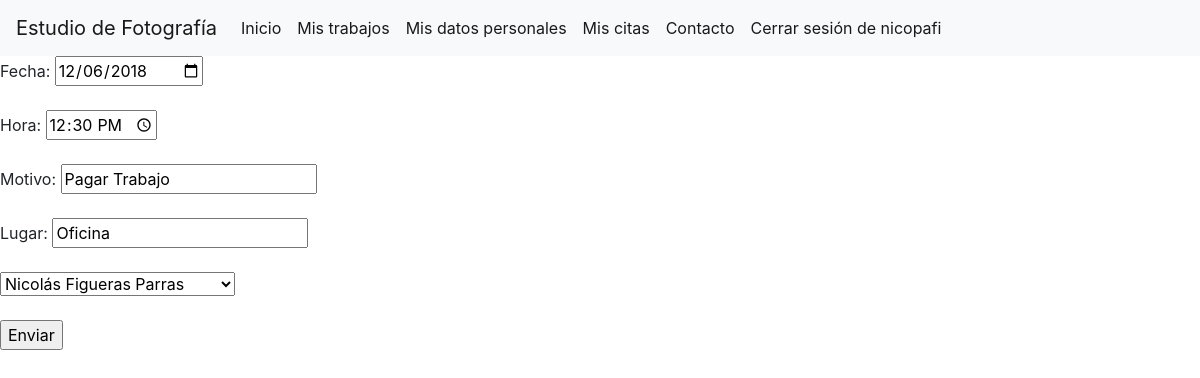
The app's page /Citas/modificaCita.php?id=2 (signed in) with its own data.
### tables this page shows
CREATE TABLE `citas` (
  `id` bigint(20) UNSIGNED NOT NULL,
  `fecha` date NOT NULL,
  `hora` varchar(5) NOT NULL,
  `motivo` varchar(200) NOT NULL,
  `lugar` varchar(35) NOT NULL,
  `id_cliente` bigint(20) NOT NULL
);

CREATE TABLE `clientes` (
  `id` bigint(20) UNSIGNED NOT NULL,
  `nombre` varchar(15) NOT NULL,
  `apellidos` varchar(20) NOT NULL,
  `direccion` varchar(50) NOT NULL,
  `telefono1` varchar(9) NOT NULL,
  `telefono2` varchar(9) DEFAULT NULL,
  `nick` varchar(15) NOT NULL,
  `contraseña` varchar(20) NOT NULL
);

### Citas/modificaCita.php (the view, shortened to what this page needs)
<!DOCTYPE html>
<html>
    <head>
    </head>
    <body>
        <?php
            if(isset($_COOKIE['sesion']) && isset($_SESSION['user'])){
                if($_SESSION['user']=='admin'){
                    include('../NavBar/navBarAdmin.php');
                }else{
                    include('../NavBar/navBarClient.php');
                }
            }else{
                header("location: ../Acceder/error.php");
            }
        ?>
        <?php
            $db = connectDb();
            $id=$_GET['id'];
            $cita="select * from citas where id=$id";
            $consulta=mysqli_query($db, $cita);
            $array=mysqli_fetch_array($consulta, MYSQLI_ASSOC);
            $queryClient=mysqli_query($db, "SELECT * FROM clientes WHERE id=$array[id_cliente]");
            $datosClient=mysqli_fetch_array($queryClient, MYSQLI_ASSOC);
            $nombre="$datosClient[nombre] $datosClient[apellidos]";
            echo "<form method='post' action='modificaCita.php'>";
                echo "Fecha: <input type='date' name='fecha' value='$array[fecha]' required><br><br>";
                echo "Hora: <input type='time' name='hora' value='$array[hora]' required><br><br>";
                echo "Motivo: <input type='text' name='motivo' value='$array[motivo]'><br><br>";
                echo "Lugar: <input type='text' name='lugar' value='$array[lugar]' required><br><br>";
                echo "<select name='cliente' id='choseClient'>";
                    echo "<option value=0>$nombre</option>";
                echo "<input type='hidden' name='idCita' placeholder='$id'><br><br>";
                echo "<input type='submit' name='update' value='Enviar'>";
            echo "</form>";
        ?>
    </body>
</html>

### records on screen
citas: fecha "12/06/2018", hora "12:30", motivo "Pagar Trabajo", lugar "Oficina"
clientes: cliente "Nicolás Figueras Parras"

### other values on screen
$_SESSION[user] "nicopafi"
